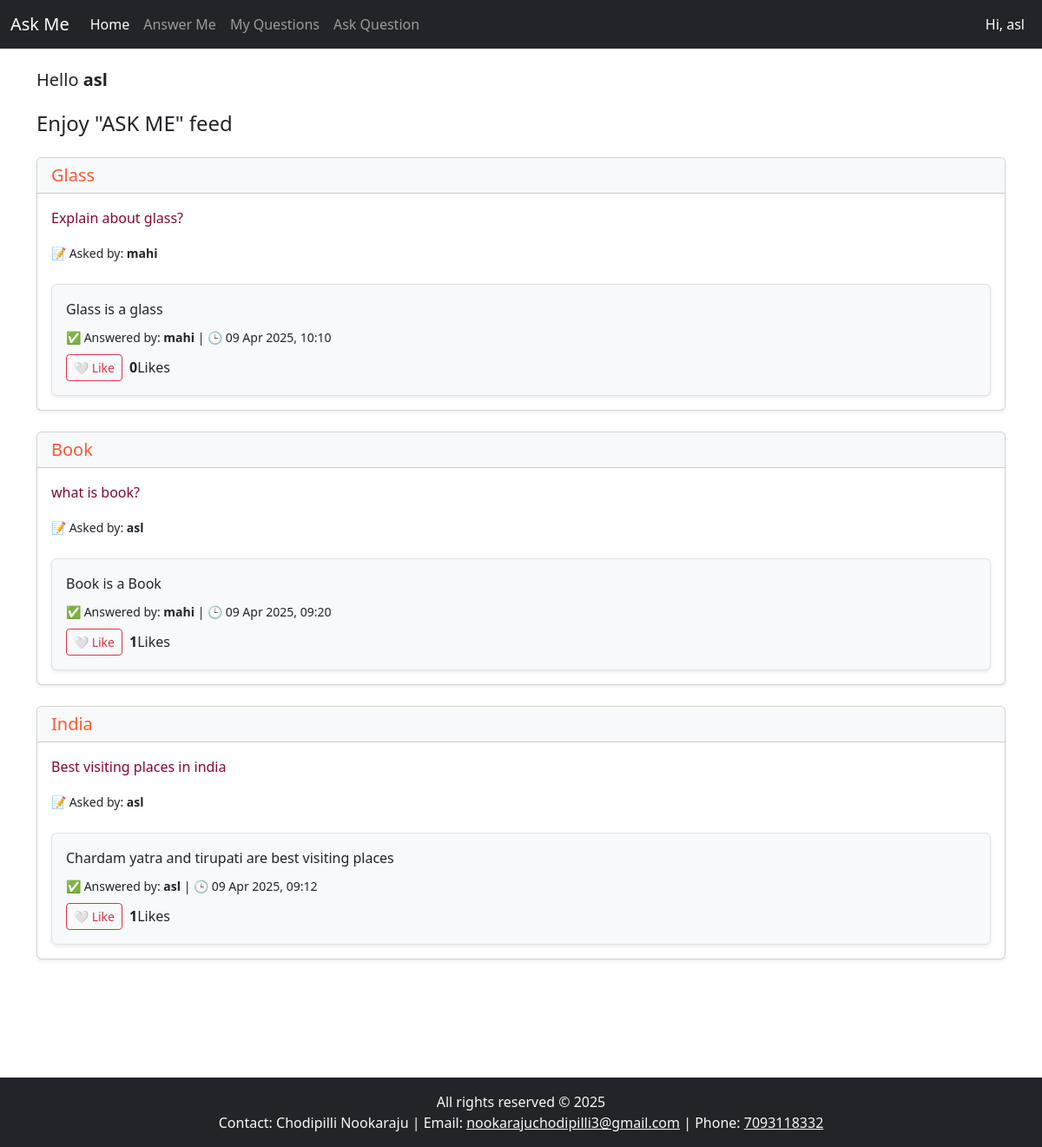
Screenshot of / (signed in) with the database file from the repository.
### askme/models.py (models this page shows, shortened)
class Question(models.Model):
    title = models.CharField(max_length=255)
    description = models.TextField(blank=True)
    asked_by = models.ForeignKey(User, on_delete=models.CASCADE, related_name='questions')
    created_at = models.DateTimeField(auto_now_add=True)

class Answer(models.Model):
    question = models.ForeignKey(Question, on_delete=models.CASCADE, related_name='answers')
    answered_by = models.ForeignKey(User, on_delete=models.CASCADE, related_name='answers')
    content = models.TextField()
    likes = models.ManyToManyField(User, related_name='liked_answer', blank=True)
    created_at = models.DateTimeField(auto_now_add=True)

### askme/views.py (the view)
# urls.py: path('', home, name='home'),
def home(request):
    questions = Question.objects.filter(answers__isnull=False).distinct().order_by('-created_at')
    return render(request, 'home.html', {'questions': questions})

### templates/home.html (shortened to what this page needs)
{% extends 'index.html' %}
{% block content %}
<h5 class="my-4">Hello <strong>{{ request.user }}</strong></h5>
<h4 class="mb-4">Enjoy "ASK ME" feed</h4>
{% for question in questions %}
  <div class="card shadow-sm mb-4 border-20">
    <div class="card-header bg-light text-dark">
      <h5 class="mb-0" style="color: #FF5733;"> {{ question.title }}</h5>
    </div>
    <div class="card-body">
      <p style="color:rgb(129, 6, 57);">{{ question.description }}</p>
      <p><small>📝 Asked by: <strong>{{ question.asked_by.username }}</strong></small></p>
      {% for answer in question.answers.all %}
        <div class="mt-4 p-3 border rounded bg-light shadow-sm" id="answer-{{ answer.id }}">
          <p class="mb-2 answer-content" style="max-height: 100px; overflow: hidden;" id="content-{{ answer.id }}">
            {{ answer.content }}
          </p>
          <p class="mb-2 mt-2">
            <small>
              ✅ Answered by: <strong>{{ answer.answered_by.username }}</strong> |
              🕒 {{ answer.created_at|date:"d M Y, H:i" }}
            </small>
          </p>
          <div class="d-flex align-items-center">
            <button class="btn btn-sm btn-outline-danger me-2 like-btn" data-id="{{ answer.id }}">
              {% if request.user in answer.likes.all %}
              ❤️ Unlike
              {% else %}
              🤍 Like
              {% endif %}
            </button>
            <span id="like-count-{{ answer.id }}"><strong>{{ answer.likes.count }}</strong></span> Likes
          </div>
        </div>
      {% endfor %}
    </div>
  </div>
{% empty %}
  <div class="alert alert-info mt-4">No answered questions yet.</div>
{% endfor %}
{% endblock %}

### templates/index.html (shortened to what this page needs)
<!DOCTYPE html>
<html lang="en">
<head>
    <link rel="stylesheet" href="https://cdn.jsdelivr.net/npm/bootstrap@5.3.0/dist/css/bootstrap.min.css">
</head>
<body>
<nav class="navbar navbar-expand-lg navbar-dark bg-dark fixed-top">
  <div class="container-fluid">
    <a class="navbar-brand" href="/">Ask Me</a>
    <div class="collapse navbar-collapse" id="navbarNav">
      <ul class="navbar-nav me-auto mb-2 mb-lg-0">
        <li class="nav-item">
            <a class="nav-link {% if request.path == '/' %}active{% endif %}" href="/">Home</a>
          </li>
          <li class="nav-item">
            <a class="nav-link {% if request.path == '/answer_me/' %}active{% endif %}" href="/answer_me/">Answer Me</a>
          </li>
          <li class="nav-item">
            <a class="nav-link {% if request.path == '/my_questions/' %}active{% endif %}" href="/my_questions/">My Questions</a>
          </li>
          <li class="nav-item">
            <a class="nav-link {% if request.path == '/ask/' %}active{% endif %}" href="/ask/">Ask Question</a>
          </li>
      </ul>
      <ul class="navbar-nav">
        {% if user.is_authenticated %}
        <li class="nav-item"><a class="nav-link  text-white" href="/profile/">Hi, {{request.user}}</a></li>
        {% else %}
        <li class="nav-item"><a class="nav-link" href="/login/">Login</a></li>
        <li class="nav-item"><a class="nav-link" href="/register/">Signup</a></li>
        {% endif %}
      </ul>
    </div>
  </div>
</nav>
<div class="container" style="margin-top: 80px;">
    {% block content %}
    {% endblock %}
</div>
<footer class="bg-dark text-light text-center py-3 fixed-bottom">
    <div class="container">
        <p class="mb-0">All rights reserved © 2025</p>
        <p class="mb-0">
            Contact: Chodipilli Nookaraju |
            Email: <a href="https://gmail.com" target="_blank" class="text-light">nookarajuchodipilli3@gmail.com</a> |
            Phone: <a href="tel:+917093118332" class="text-light">7093118332</a>
        </p>
    </div>
</footer>
</body>
</html>

### rows the page displays
Question: title "Glass", description "Explain about glass?", asked_by.username "mahi"
Answer: content "Glass is a glass", answered_by.username "mahi", created_at "09 Apr 2025, 10:10", shows "🤍 Like", likes.count "0"
Question: title "Book", description "what is book?", asked_by.username "asl"
Answer: content "Book is a Book", answered_by.username "mahi", created_at "09 Apr 2025, 09:20", shows "🤍 Like", likes.count "1"
Question: title "India", description "Best visiting places in india", asked_by.username "asl"
Answer: content "Chardam yatra and tirupati are best visiting places", answered_by.username "asl", created_at "09 Apr 2025, 09:12", shows "🤍 Like", likes.count "1"

### other values shown
{{ request.user }} "asl"
